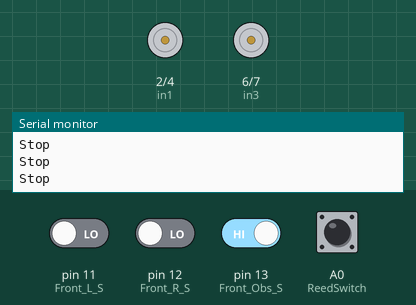
Recording of a sketch running on a simulated Arduino Uno, built with avr-gcc and run on an emulated ATmega328P. On the bench: motor-driver pin pairs drawn as motors (green arrow = first pin HIGH = forward, orange = second pin HIGH = backward, longer = more drive, scaled by the enable pin), the last lines printed to the serial monitor. The inputs (shaded band) are chosen by the test bench; at power-on: A0 (ReedSwitch), pin 13 (Front_Obs_S) HIGH, pin 11 (Front_L_S), pin 12 (Front_R_S) LOW.

Above: at 2.2 s.
2.3 s: pin 11 (Front_L_S) driven HIGH
At 3.1 s:
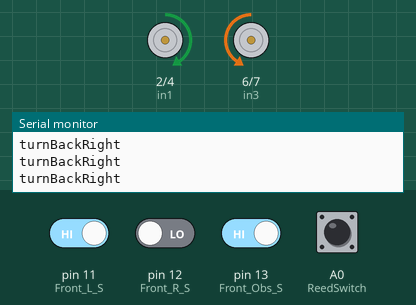
3.8 s: pin 12 (Front_R_S) driven HIGH
At 4.5 s:
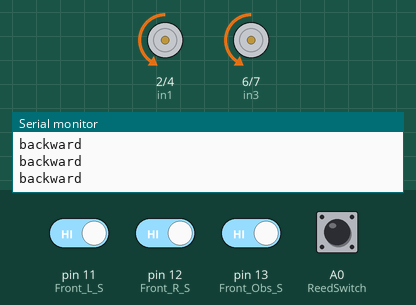
5.3 s: pin 11 (Front_L_S) driven LOW
At 6.5 s:
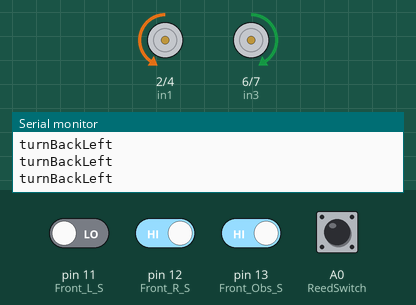
6.8 s: pin 13 (Front_Obs_S) driven LOW
At 7.4 s:
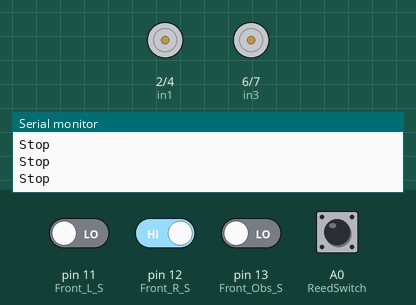
11.4 s: pin 13 (Front_Obs_S) driven HIGH
At 12.6 s:
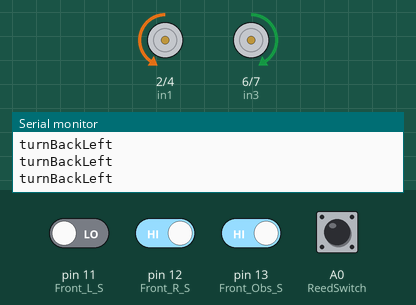
Timing chart, 0 to 14.4 s (numbered marks = the images above; inputs shaded):
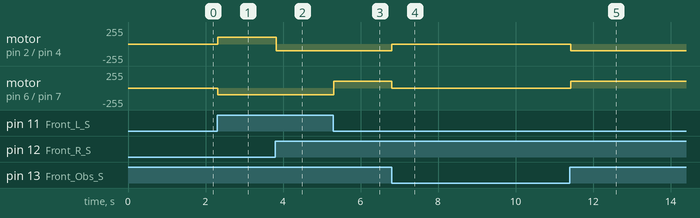

Measured:
- after the input at 2.3 s, motor on pin 2 (in1) / pin 4 (in2): stopped → forward 102/255 at once; motor on pin 6 (in3) / pin 7 (in4): stopped → backward 102/255 at once
- after the input at 3.8 s, motor on pin 2 (in1) / pin 4 (in2): forward 102/255 → backward 102/255 at once
- after the input at 5.3 s, motor on pin 6 (in3) / pin 7 (in4): backward 102/255 → forward 102/255 at once
- after the input at 6.8 s, motor on pin 2 (in1) / pin 4 (in2): backward 102/255 → stopped at once; motor on pin 6 (in3) / pin 7 (in4): forward 102/255 → stopped at once
- after the input at 11.4 s, motor on pin 2 (in1) / pin 4 (in2): stopped → backward 102/255 at once; motor on pin 6 (in3) / pin 7 (in4): stopped → forward 102/255 at once

The sketch:

robot_control.ino
```cpp
#define enA 5//Enable1 L293 Pin enA
#define in1 2 //Motor1  L293 Pin in1
#define in2 4 //Motor1  L293 Pin in2

#define enB 3 //Enable2 L293 Pin enB
#define in3 6 //Motor2  L293 Pin in3
#define in4 7 //Motor2  L293 Pin in4

#define Front_R_S 12 //ir sensor Right
#define Front_L_S 11 //ir sensor Left

#define Front_Obs_S 13 //ir sensor Obstavle

#define Back_R_S 8 //ir sensor Right
#define Back_L_S 9 //ir sensor Left

#define Back_Obs_S 10 //ir sensor Obstavle

#define ReedSwitch A0

void setup()
{
  Serial.begin(9600);

  pinMode(ReedSwitch, INPUT_PULLUP);

  pinMode(Front_R_S, INPUT);
  pinMode(Front_L_S, INPUT);

  pinMode(Back_R_S, INPUT);
  pinMode(Back_L_S, INPUT);

  pinMode(Front_Obs_S, INPUT);
  pinMode(Back_Obs_S, INPUT);

  pinMode(enA, OUTPUT);
  pinMode(in1, OUTPUT);
  pinMode(in2, OUTPUT);

  pinMode(enB, OUTPUT);
  pinMode(in3, OUTPUT);
  pinMode(in4, OUTPUT);

  analogWrite(enA, 102);
  analogWrite(enB, 102);

  delay(1000);
}

void loop()
{
  if(digitalRead(ReedSwitch) == 1)
  {
    Serial.println("Front");

    while(1)
    {
      if(digitalRead(Front_Obs_S) == 0)
      {
        Stop();
      }

      if((digitalRead(Front_R_S) == 1) && (digitalRead(Front_L_S) == 1) && (digitalRead(Front_Obs_S) == 1))
      {
        backward();
      }   //if Right Sensor and Left Sensor are at White color then it will call forword function

      else if((digitalRead(Front_R_S) == 0) && (digitalRead(Front_L_S) == 1) && (digitalRead(Front_Obs_S) == 1))
      {
        turnBackRight();
      } //if Right Sensor is Black and Left Sensor is White then it will call turn Right function

      else if((digitalRead(Front_R_S) == 1) && (digitalRead(Front_L_S) == 0) && (digitalRead(Front_Obs_S) == 1))
      {
        turnBackLeft();
      }  //if Right Sensor is White and Left Sensor is Black then it will call turn Left function

      else if((digitalRead(Front_R_S) == 0) && (digitalRead(Front_L_S) == 0) && (digitalRead(Front_Obs_S) == 1))
      {
        Stop();
      } //if Right Sensor and Left Sensor are at Black color then it will call Stop function

      if(digitalRead(ReedSwitch) == 0)
      {
        break;
      }
    }
  }

  else if(digitalRead(ReedSwitch) == 0)
  {
    Serial.println("Back");

    while(1)
    {
      if(digitalRead(Back_Obs_S) == 0)
      {
        Stop();
      }

      if((digitalRead(Back_R_S) == 1) && (digitalRead(Back_L_S) == 1) && (digitalRead(Back_Obs_S) == 1))
      {
        forward();
      }   //if Right Sensor and Left Sensor are at White color then it will call forword function

      else if((digitalRead(Back_R_S) == 0) && (digitalRead(Back_L_S) == 1) && (digitalRead(Back_Obs_S) == 1))
      {
        turnFrontRight();
      } //if Right Sensor is Black and Left Sensor is White then it will call turn Right function

      else if((digitalRead(Back_R_S) == 1) && (digitalRead(Back_L_S) == 0) && (digitalRead(Back_Obs_S) == 1))
      {
        turnFrontLeft();
      }  //if Right Sensor is White and Left Sensor is Black then it will call turn Left function

      else if((digitalRead(Back_R_S) == 0) && (digitalRead(Back_L_S) == 0) && (digitalRead(Back_Obs_S) == 1))
      {
        Stop();
      } //if Right Sensor and Left Sensor are at Black color then it will call Stop function

      if(digitalRead(ReedSwitch) == 1)
      {
        break;
      }
    }
  }
}

void forward()
{  //forward
  Serial.println("forward");
  digitalWrite(in1, HIGH); //Right Motor forword Pin
  digitalWrite(in2, LOW);  //Right Motor backword Pin
  digitalWrite(in3, HIGH);  //Left Motor backword Pin
  digitalWrite(in4, LOW); //Left Motor forword Pin
}

void backward()
{  //backward
  Serial.println("backward");
  digitalWrite(in1, LOW); //Right Motor forword Pin
  digitalWrite(in2, HIGH);  //Right Motor backword Pin
  digitalWrite(in3, LOW);  //Left Motor backword Pin
  digitalWrite(in4, HIGH); //Left Motor forword Pin
}

void turnFrontRight()
{ //turnFrontRight
  Serial.println("turnFrontRight");
  digitalWrite(in1, LOW);  //Right Motor forword Pin
  digitalWrite(in2, HIGH); //Right Motor backword Pin
  digitalWrite(in3, HIGH);  //Left Motor backword Pin
  digitalWrite(in4, LOW); //Left Motor forword Pin
}

void turnFrontLeft()
{ //turnFrontLeft
  Serial.println("turnFrontLeft");
  digitalWrite(in1, HIGH); //Right Motor forword Pin
  digitalWrite(in2, LOW);  //Right Motor backword Pin
  digitalWrite(in3, LOW); //Left Motor backword Pin
  digitalWrite(in4, HIGH);  //Left Motor forword Pin
}

void turnBackRight()
{ //turnBackRight
  Serial.println("turnBackRight");
  digitalWrite(in1, HIGH); //Right Motor forword Pin
  digitalWrite(in2, LOW);  //Right Motor backword Pin
  digitalWrite(in3, LOW); //Left Motor backword Pin
  digitalWrite(in4, HIGH);  //Left Motor forword Pin
}

void turnBackLeft()
{ //turnBackLeft
  Serial.println("turnBackLeft");
  digitalWrite(in1, LOW);  //Right Motor forword Pin
  digitalWrite(in2, HIGH); //Right Motor backword Pin
  digitalWrite(in3, HIGH);  //Left Motor backword Pin
  digitalWrite(in4, LOW); //Left Motor forword Pin
}

void Stop()
{ //stop
  Serial.println("Stop");
  digitalWrite(in1, LOW); //Right Motor forword Pin
  digitalWrite(in2, LOW); //Right Motor backword Pin
  digitalWrite(in3, LOW); //Left Motor backword Pin
  digitalWrite(in4, LOW); //Left Motor forword Pin
}
```
